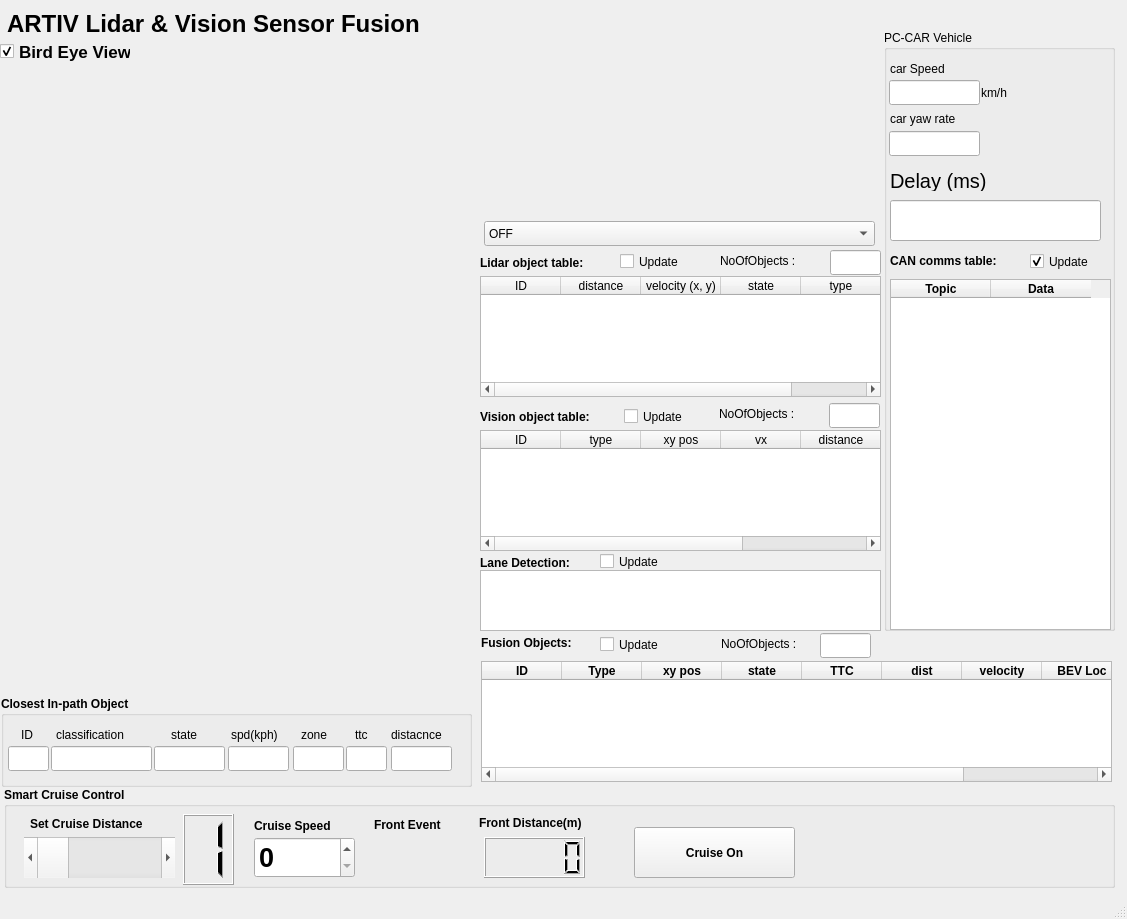
<?xml version="1.0" encoding="UTF-8"?>
<ui version="4.0">
 <class>MainWindow</class>
 <widget class="QMainWindow" name="MainWindow">
  <property name="geometry">
   <rect>
    <x>0</x>
    <y>0</y>
    <width>1127</width>
    <height>919</height>
   </rect>
  </property>
  <property name="palette">
   <palette>
    <active>
     <colorrole role="Base">
      <brush brushstyle="SolidPattern">
       <color alpha="255">
        <red>255</red>
        <green>255</green>
        <blue>255</blue>
       </color>
      </brush>
     </colorrole>
     <colorrole role="Window">
      <brush brushstyle="SolidPattern">
       <color alpha="255">
        <red>239</red>
        <green>239</green>
        <blue>239</blue>
       </color>
      </brush>
     </colorrole>
    </active>
    <inactive>
     <colorrole role="Base">
      <brush brushstyle="SolidPattern">
       <color alpha="255">
        <red>255</red>
        <green>255</green>
        <blue>255</blue>
       </color>
      </brush>
     </colorrole>
     <colorrole role="Window">
      <brush brushstyle="SolidPattern">
       <color alpha="255">
        <red>239</red>
        <green>239</green>
        <blue>239</blue>
       </color>
      </brush>
     </colorrole>
    </inactive>
    <disabled>
     <colorrole role="Base">
      <brush brushstyle="SolidPattern">
       <color alpha="255">
        <red>239</red>
        <green>239</green>
        <blue>239</blue>
       </color>
      </brush>
     </colorrole>
     <colorrole role="Window">
      <brush brushstyle="SolidPattern">
       <color alpha="255">
        <red>239</red>
        <green>239</green>
        <blue>239</blue>
       </color>
      </brush>
     </colorrole>
    </disabled>
   </palette>
  </property>
  <property name="windowTitle">
   <string>Sensor Fuse</string>
  </property>
  <property name="documentMode">
   <bool>false</bool>
  </property>
  <property name="tabShape">
   <enum>QTabWidget::Rounded</enum>
  </property>
  <widget class="QWidget" name="centralwidget">
   <widget class="QWidget" name="verticalLayoutWidget">
    <property name="geometry">
     <rect>
      <x>0</x>
      <y>70</y>
      <width>471</width>
      <height>621</height>
     </rect>
    </property>
    <layout class="QVBoxLayout" name="verticalLayout"/>
   </widget>
   <widget class="QLabel" name="label">
    <property name="geometry">
     <rect>
      <x>7</x>
      <y>8</y>
      <width>511</width>
      <height>31</height>
     </rect>
    </property>
    <property name="font">
     <font>
      <family>Ubuntu</family>
      <pointsize>18</pointsize>
      <weight>75</weight>
      <bold>true</bold>
      <strikeout>false</strikeout>
     </font>
    </property>
    <property name="text">
     <string>ARTIV Lidar &amp; Vision Sensor Fusion</string>
    </property>
   </widget>
   <widget class="QTableWidget" name="tableWidget">
    <property name="geometry">
     <rect>
      <x>480</x>
      <y>430</y>
      <width>401</width>
      <height>121</height>
     </rect>
    </property>
    <attribute name="horizontalHeaderDefaultSectionSize">
     <number>80</number>
    </attribute>
    <attribute name="horizontalHeaderShowSortIndicator" stdset="0">
     <bool>true</bool>
    </attribute>
    <attribute name="verticalHeaderShowSortIndicator" stdset="0">
     <bool>true</bool>
    </attribute>
    <column>
     <property name="text">
      <string>ID</string>
     </property>
    </column>
    <column>
     <property name="text">
      <string>type</string>
     </property>
    </column>
    <column>
     <property name="text">
      <string>xy pos</string>
     </property>
    </column>
    <column>
     <property name="text">
      <string>vx</string>
     </property>
    </column>
    <column>
     <property name="text">
      <string>distance</string>
     </property>
    </column>
    <column>
     <property name="text">
      <string>conf</string>
     </property>
    </column>
   </widget>
   <widget class="QLabel" name="label_2">
    <property name="geometry">
     <rect>
      <x>480</x>
      <y>406</y>
      <width>221</width>
      <height>21</height>
     </rect>
    </property>
    <property name="font">
     <font>
      <weight>75</weight>
      <bold>true</bold>
     </font>
    </property>
    <property name="text">
     <string>Vision object table:</string>
    </property>
   </widget>
   <widget class="QLabel" name="label_3">
    <property name="geometry">
     <rect>
      <x>480</x>
      <y>252</y>
      <width>221</width>
      <height>21</height>
     </rect>
    </property>
    <property name="font">
     <font>
      <weight>75</weight>
      <bold>true</bold>
     </font>
    </property>
    <property name="text">
     <string>Lidar object table:</string>
    </property>
   </widget>
   <widget class="QTableWidget" name="tableWidget_2">
    <property name="geometry">
     <rect>
      <x>480</x>
      <y>276</y>
      <width>401</width>
      <height>121</height>
     </rect>
    </property>
    <property name="sortingEnabled">
     <bool>true</bool>
    </property>
    <attribute name="horizontalHeaderDefaultSectionSize">
     <number>80</number>
    </attribute>
    <column>
     <property name="text">
      <string>ID</string>
     </property>
    </column>
    <column>
     <property name="text">
      <string>distance</string>
     </property>
    </column>
    <column>
     <property name="text">
      <string>velocity (x, y)</string>
     </property>
    </column>
    <column>
     <property name="text">
      <string>state</string>
     </property>
    </column>
    <column>
     <property name="text">
      <string>type</string>
     </property>
    </column>
   </widget>
   <widget class="QLabel" name="label_4">
    <property name="geometry">
     <rect>
      <x>484</x>
      <y>21</y>
      <width>391</width>
      <height>201</height>
     </rect>
    </property>
    <property name="text">
     <string>&lt;html&gt;&lt;head/&gt;&lt;body&gt;&lt;p align=&quot;center&quot;&gt;&lt;img src=&quot;:/newPrefix/67869616.png&quot; width=&quot;160&quot;/&gt;&lt;/p&gt;&lt;/body&gt;&lt;/html&gt;</string>
    </property>
    <property name="scaledContents">
     <bool>false</bool>
    </property>
   </widget>
   <widget class="QCheckBox" name="checkBox">
    <property name="geometry">
     <rect>
      <x>0</x>
      <y>40</y>
      <width>131</width>
      <height>23</height>
     </rect>
    </property>
    <property name="font">
     <font>
      <pointsize>13</pointsize>
      <weight>75</weight>
      <bold>true</bold>
     </font>
    </property>
    <property name="text">
     <string>Bird Eye View</string>
    </property>
    <property name="checked">
     <bool>true</bool>
    </property>
   </widget>
   <widget class="QLineEdit" name="lineEdit">
    <property name="geometry">
     <rect>
      <x>889</x>
      <y>80</y>
      <width>91</width>
      <height>25</height>
     </rect>
    </property>
   </widget>
   <widget class="QLineEdit" name="lineEdit_2">
    <property name="geometry">
     <rect>
      <x>889</x>
      <y>131</y>
      <width>91</width>
      <height>25</height>
     </rect>
    </property>
   </widget>
   <widget class="QLabel" name="label_5">
    <property name="geometry">
     <rect>
      <x>890</x>
      <y>60</y>
      <width>67</width>
      <height>17</height>
     </rect>
    </property>
    <property name="text">
     <string>car Speed</string>
    </property>
   </widget>
   <widget class="QLabel" name="label_6">
    <property name="geometry">
     <rect>
      <x>890</x>
      <y>110</y>
      <width>91</width>
      <height>17</height>
     </rect>
    </property>
    <property name="text">
     <string>car yaw rate</string>
    </property>
   </widget>
   <widget class="QGroupBox" name="groupBox">
    <property name="geometry">
     <rect>
      <x>1</x>
      <y>696</y>
      <width>471</width>
      <height>91</height>
     </rect>
    </property>
    <property name="font">
     <font>
      <weight>75</weight>
      <bold>true</bold>
     </font>
    </property>
    <property name="title">
     <string>Closest In-path Object</string>
    </property>
    <widget class="QLabel" name="label_14">
     <property name="geometry">
      <rect>
       <x>20</x>
       <y>30</y>
       <width>21</width>
       <height>17</height>
      </rect>
     </property>
     <property name="font">
      <font>
       <weight>50</weight>
       <bold>false</bold>
      </font>
     </property>
     <property name="text">
      <string>ID</string>
     </property>
    </widget>
    <widget class="QLabel" name="label_15">
     <property name="geometry">
      <rect>
       <x>55</x>
       <y>30</y>
       <width>91</width>
       <height>17</height>
      </rect>
     </property>
     <property name="font">
      <font>
       <weight>50</weight>
       <bold>false</bold>
      </font>
     </property>
     <property name="text">
      <string>classification</string>
     </property>
    </widget>
    <widget class="QLabel" name="label_16">
     <property name="geometry">
      <rect>
       <x>170</x>
       <y>30</y>
       <width>41</width>
       <height>17</height>
      </rect>
     </property>
     <property name="font">
      <font>
       <weight>50</weight>
       <bold>false</bold>
      </font>
     </property>
     <property name="text">
      <string>state</string>
     </property>
    </widget>
    <widget class="QLabel" name="label_17">
     <property name="geometry">
      <rect>
       <x>230</x>
       <y>30</y>
       <width>61</width>
       <height>17</height>
      </rect>
     </property>
     <property name="font">
      <font>
       <weight>50</weight>
       <bold>false</bold>
      </font>
     </property>
     <property name="text">
      <string>spd(kph)</string>
     </property>
    </widget>
    <widget class="QLabel" name="label_18">
     <property name="geometry">
      <rect>
       <x>300</x>
       <y>30</y>
       <width>41</width>
       <height>17</height>
      </rect>
     </property>
     <property name="font">
      <font>
       <weight>50</weight>
       <bold>false</bold>
      </font>
     </property>
     <property name="text">
      <string>zone</string>
     </property>
    </widget>
    <widget class="QLabel" name="label_19">
     <property name="geometry">
      <rect>
       <x>354</x>
       <y>30</y>
       <width>21</width>
       <height>17</height>
      </rect>
     </property>
     <property name="font">
      <font>
       <weight>50</weight>
       <bold>false</bold>
      </font>
     </property>
     <property name="text">
      <string>ttc</string>
     </property>
    </widget>
    <widget class="QLabel" name="label_20">
     <property name="geometry">
      <rect>
       <x>390</x>
       <y>30</y>
       <width>71</width>
       <height>17</height>
      </rect>
     </property>
     <property name="font">
      <font>
       <weight>50</weight>
       <bold>false</bold>
      </font>
     </property>
     <property name="text">
      <string>distacnce</string>
     </property>
    </widget>
    <widget class="QLineEdit" name="lineEdit_6">
     <property name="geometry">
      <rect>
       <x>7</x>
       <y>50</y>
       <width>41</width>
       <height>25</height>
      </rect>
     </property>
    </widget>
    <widget class="QLineEdit" name="lineEdit_7">
     <property name="geometry">
      <rect>
       <x>50</x>
       <y>50</y>
       <width>101</width>
       <height>25</height>
      </rect>
     </property>
    </widget>
    <widget class="QLineEdit" name="lineEdit_8">
     <property name="geometry">
      <rect>
       <x>153</x>
       <y>50</y>
       <width>71</width>
       <height>25</height>
      </rect>
     </property>
    </widget>
    <widget class="QLineEdit" name="lineEdit_9">
     <property name="geometry">
      <rect>
       <x>227</x>
       <y>50</y>
       <width>61</width>
       <height>25</height>
      </rect>
     </property>
    </widget>
    <widget class="QLineEdit" name="lineEdit_10">
     <property name="geometry">
      <rect>
       <x>292</x>
       <y>50</y>
       <width>51</width>
       <height>25</height>
      </rect>
     </property>
    </widget>
    <widget class="QLineEdit" name="lineEdit_11">
     <property name="geometry">
      <rect>
       <x>345</x>
       <y>50</y>
       <width>41</width>
       <height>25</height>
      </rect>
     </property>
    </widget>
    <widget class="QLineEdit" name="lineEdit_12">
     <property name="geometry">
      <rect>
       <x>390</x>
       <y>50</y>
       <width>61</width>
       <height>25</height>
      </rect>
     </property>
    </widget>
   </widget>
   <widget class="QLabel" name="label_7">
    <property name="geometry">
     <rect>
      <x>481</x>
      <y>632</y>
      <width>221</width>
      <height>21</height>
     </rect>
    </property>
    <property name="font">
     <font>
      <weight>75</weight>
      <bold>true</bold>
     </font>
    </property>
    <property name="text">
     <string>Fusion Objects:</string>
    </property>
   </widget>
   <widget class="QTableWidget" name="tableWidget_3">
    <property name="geometry">
     <rect>
      <x>481</x>
      <y>661</y>
      <width>631</width>
      <height>121</height>
     </rect>
    </property>
    <property name="font">
     <font>
      <weight>75</weight>
      <bold>true</bold>
     </font>
    </property>
    <attribute name="horizontalHeaderDefaultSectionSize">
     <number>80</number>
    </attribute>
    <attribute name="horizontalHeaderShowSortIndicator" stdset="0">
     <bool>true</bool>
    </attribute>
    <attribute name="verticalHeaderShowSortIndicator" stdset="0">
     <bool>false</bool>
    </attribute>
    <column>
     <property name="text">
      <string>ID</string>
     </property>
    </column>
    <column>
     <property name="text">
      <string>Type</string>
     </property>
    </column>
    <column>
     <property name="text">
      <string>xy pos</string>
     </property>
    </column>
    <column>
     <property name="text">
      <string>state</string>
     </property>
    </column>
    <column>
     <property name="text">
      <string>TTC</string>
     </property>
    </column>
    <column>
     <property name="text">
      <string>dist</string>
     </property>
    </column>
    <column>
     <property name="text">
      <string>velocity</string>
     </property>
    </column>
    <column>
     <property name="text">
      <string>BEV Loc</string>
     </property>
    </column>
    <column>
     <property name="text">
      <string>Origin</string>
     </property>
    </column>
   </widget>
   <widget class="QLineEdit" name="lineEdit_3">
    <property name="geometry">
     <rect>
      <x>830</x>
      <y>250</y>
      <width>51</width>
      <height>25</height>
     </rect>
    </property>
   </widget>
   <widget class="QLabel" name="label_8">
    <property name="geometry">
     <rect>
      <x>720</x>
      <y>251</y>
      <width>101</width>
      <height>20</height>
     </rect>
    </property>
    <property name="text">
     <string>NoOfObjects : </string>
    </property>
   </widget>
   <widget class="QLineEdit" name="lineEdit_4">
    <property name="geometry">
     <rect>
      <x>829</x>
      <y>403</y>
      <width>51</width>
      <height>25</height>
     </rect>
    </property>
   </widget>
   <widget class="QLabel" name="label_9">
    <property name="geometry">
     <rect>
      <x>719</x>
      <y>404</y>
      <width>101</width>
      <height>20</height>
     </rect>
    </property>
    <property name="text">
     <string>NoOfObjects : </string>
    </property>
   </widget>
   <widget class="QLabel" name="label_10">
    <property name="geometry">
     <rect>
      <x>721</x>
      <y>634</y>
      <width>101</width>
      <height>20</height>
     </rect>
    </property>
    <property name="text">
     <string>NoOfObjects : </string>
    </property>
   </widget>
   <widget class="QLineEdit" name="lineEdit_5">
    <property name="geometry">
     <rect>
      <x>820</x>
      <y>633</y>
      <width>51</width>
      <height>25</height>
     </rect>
    </property>
   </widget>
   <widget class="QTableWidget" name="tableWidget_4">
    <property name="geometry">
     <rect>
      <x>480</x>
      <y>570</y>
      <width>401</width>
      <height>61</height>
     </rect>
    </property>
    <property name="font">
     <font>
      <weight>75</weight>
      <bold>true</bold>
     </font>
    </property>
   </widget>
   <widget class="QLabel" name="label_11">
    <property name="geometry">
     <rect>
      <x>480</x>
      <y>552</y>
      <width>221</width>
      <height>21</height>
     </rect>
    </property>
    <property name="font">
     <font>
      <weight>75</weight>
      <bold>true</bold>
     </font>
    </property>
    <property name="text">
     <string>Lane Detection:</string>
    </property>
   </widget>
   <widget class="QLabel" name="label_12">
    <property name="geometry">
     <rect>
      <x>981</x>
      <y>84</y>
      <width>67</width>
      <height>17</height>
     </rect>
    </property>
    <property name="text">
     <string>km/h</string>
    </property>
   </widget>
   <widget class="QLabel" name="label_13">
    <property name="geometry">
     <rect>
      <x>890</x>
      <y>250</y>
      <width>221</width>
      <height>21</height>
     </rect>
    </property>
    <property name="font">
     <font>
      <weight>75</weight>
      <bold>true</bold>
     </font>
    </property>
    <property name="text">
     <string>CAN comms table:</string>
    </property>
   </widget>
   <widget class="QCheckBox" name="checkBox_2">
    <property name="geometry">
     <rect>
      <x>620</x>
      <y>250</y>
      <width>92</width>
      <height>23</height>
     </rect>
    </property>
    <property name="text">
     <string>Update</string>
    </property>
    <property name="checked">
     <bool>false</bool>
    </property>
   </widget>
   <widget class="QCheckBox" name="checkBox_3">
    <property name="geometry">
     <rect>
      <x>624</x>
      <y>405</y>
      <width>92</width>
      <height>23</height>
     </rect>
    </property>
    <property name="text">
     <string>Update</string>
    </property>
   </widget>
   <widget class="QCheckBox" name="checkBox_4">
    <property name="geometry">
     <rect>
      <x>600</x>
      <y>633</y>
      <width>92</width>
      <height>23</height>
     </rect>
    </property>
    <property name="text">
     <string>Update</string>
    </property>
   </widget>
   <widget class="QCheckBox" name="checkBox_5">
    <property name="geometry">
     <rect>
      <x>600</x>
      <y>550</y>
      <width>92</width>
      <height>23</height>
     </rect>
    </property>
    <property name="text">
     <string>Update</string>
    </property>
   </widget>
   <widget class="QCheckBox" name="checkBox_6">
    <property name="geometry">
     <rect>
      <x>1030</x>
      <y>250</y>
      <width>92</width>
      <height>23</height>
     </rect>
    </property>
    <property name="text">
     <string>Update</string>
    </property>
    <property name="checked">
     <bool>true</bool>
    </property>
   </widget>
   <widget class="QLabel" name="label_21">
    <property name="geometry">
     <rect>
      <x>890</x>
      <y>170</y>
      <width>111</width>
      <height>21</height>
     </rect>
    </property>
    <property name="font">
     <font>
      <pointsize>15</pointsize>
     </font>
    </property>
    <property name="text">
     <string>Delay (ms)</string>
    </property>
   </widget>
   <widget class="QLineEdit" name="lineEdit_13">
    <property name="geometry">
     <rect>
      <x>890</x>
      <y>200</y>
      <width>211</width>
      <height>41</height>
     </rect>
    </property>
    <property name="font">
     <font>
      <pointsize>14</pointsize>
     </font>
    </property>
    <property name="text">
     <string/>
    </property>
   </widget>
   <widget class="QGroupBox" name="groupBox_2">
    <property name="geometry">
     <rect>
      <x>884</x>
      <y>30</y>
      <width>231</width>
      <height>601</height>
     </rect>
    </property>
    <property name="title">
     <string>PC-CAR Vehicle</string>
    </property>
    <widget class="QTableWidget" name="tableWidget_5">
     <property name="geometry">
      <rect>
       <x>6</x>
       <y>249</y>
       <width>221</width>
       <height>351</height>
      </rect>
     </property>
     <property name="font">
      <font>
       <weight>75</weight>
       <bold>true</bold>
      </font>
     </property>
     <column>
      <property name="text">
       <string>Topic</string>
      </property>
     </column>
     <column>
      <property name="text">
       <string>Data</string>
      </property>
     </column>
    </widget>
   </widget>
   <widget class="QComboBox" name="comboBox">
    <property name="geometry">
     <rect>
      <x>484</x>
      <y>221</y>
      <width>391</width>
      <height>25</height>
     </rect>
    </property>
    <item>
     <property name="text">
      <string>OFF</string>
     </property>
    </item>
    <item>
     <property name="text">
      <string>/image</string>
     </property>
    </item>
    <item>
     <property name="text">
      <string>/TRT_yolov3/result_image</string>
     </property>
    </item>
   </widget>
   <widget class="QGroupBox" name="groupBox_3">
    <property name="geometry">
     <rect>
      <x>4</x>
      <y>787</y>
      <width>1111</width>
      <height>101</height>
     </rect>
    </property>
    <property name="font">
     <font>
      <weight>75</weight>
      <bold>true</bold>
     </font>
    </property>
    <property name="title">
     <string>Smart Cruise Control</string>
    </property>
    <widget class="QLabel" name="label_25">
     <property name="geometry">
      <rect>
       <x>475</x>
       <y>28</y>
       <width>131</width>
       <height>16</height>
      </rect>
     </property>
     <property name="text">
      <string>Front Distance(m)</string>
     </property>
    </widget>
    <widget class="QSpinBox" name="spinBox">
     <property name="geometry">
      <rect>
       <x>250</x>
       <y>50</y>
       <width>101</width>
       <height>41</height>
      </rect>
     </property>
     <property name="font">
      <font>
       <pointsize>20</pointsize>
      </font>
     </property>
    </widget>
    <widget class="QLCDNumber" name="lcdNumber">
     <property name="geometry">
      <rect>
       <x>480</x>
       <y>50</y>
       <width>101</width>
       <height>41</height>
      </rect>
     </property>
    </widget>
    <widget class="QScrollBar" name="horizontalScrollBar">
     <property name="geometry">
      <rect>
       <x>20</x>
       <y>50</y>
       <width>151</width>
       <height>41</height>
      </rect>
     </property>
     <property name="minimum">
      <number>1</number>
     </property>
     <property name="maximum">
      <number>4</number>
     </property>
     <property name="pageStep">
      <number>1</number>
     </property>
     <property name="orientation">
      <enum>Qt::Horizontal</enum>
     </property>
    </widget>
    <widget class="QLabel" name="label_26">
     <property name="geometry">
      <rect>
       <x>250</x>
       <y>30</y>
       <width>91</width>
       <height>17</height>
      </rect>
     </property>
     <property name="text">
      <string>Cruise Speed</string>
     </property>
    </widget>
    <widget class="QLabel" name="label_23">
     <property name="geometry">
      <rect>
       <x>26</x>
       <y>28</y>
       <width>171</width>
       <height>17</height>
      </rect>
     </property>
     <property name="text">
      <string>Set Cruise Distance</string>
     </property>
    </widget>
    <widget class="QLabel" name="label_24">
     <property name="geometry">
      <rect>
       <x>370</x>
       <y>30</y>
       <width>101</width>
       <height>16</height>
      </rect>
     </property>
     <property name="text">
      <string>Front Event</string>
     </property>
    </widget>
    <widget class="QLabel" name="label_22">
     <property name="geometry">
      <rect>
       <x>390</x>
       <y>50</y>
       <width>61</width>
       <height>41</height>
      </rect>
     </property>
     <property name="text">
      <string/>
     </property>
     <property name="pixmap">
      <pixmap resource="rsc_data.qrc">:/newPrefix/kia-Advanced-Smart-Cruise-radar-dashboard-warning-light.jpg</pixmap>
     </property>
     <property name="scaledContents">
      <bool>true</bool>
     </property>
    </widget>
    <widget class="QPushButton" name="pushButton">
     <property name="geometry">
      <rect>
       <x>630</x>
       <y>40</y>
       <width>161</width>
       <height>51</height>
      </rect>
     </property>
     <property name="text">
      <string>Cruise On</string>
     </property>
     <property name="checkable">
      <bool>true</bool>
     </property>
    </widget>
    <widget class="QLCDNumber" name="lcdNumber_2">
     <property name="geometry">
      <rect>
       <x>179</x>
       <y>27</y>
       <width>51</width>
       <height>71</height>
      </rect>
     </property>
     <property name="digitCount">
      <number>1</number>
     </property>
     <property name="intValue" stdset="0">
      <number>1</number>
     </property>
    </widget>
   </widget>
   <zorder>groupBox_2</zorder>
   <zorder>verticalLayoutWidget</zorder>
   <zorder>label</zorder>
   <zorder>tableWidget</zorder>
   <zorder>label_2</zorder>
   <zorder>label_3</zorder>
   <zorder>tableWidget_2</zorder>
   <zorder>label_4</zorder>
   <zorder>checkBox</zorder>
   <zorder>lineEdit</zorder>
   <zorder>lineEdit_2</zorder>
   <zorder>label_5</zorder>
   <zorder>label_6</zorder>
   <zorder>groupBox</zorder>
   <zorder>label_7</zorder>
   <zorder>tableWidget_3</zorder>
   <zorder>lineEdit_3</zorder>
   <zorder>label_8</zorder>
   <zorder>lineEdit_4</zorder>
   <zorder>label_9</zorder>
   <zorder>label_10</zorder>
   <zorder>lineEdit_5</zorder>
   <zorder>tableWidget_4</zorder>
   <zorder>label_11</zorder>
   <zorder>label_12</zorder>
   <zorder>label_13</zorder>
   <zorder>checkBox_2</zorder>
   <zorder>checkBox_3</zorder>
   <zorder>checkBox_4</zorder>
   <zorder>checkBox_5</zorder>
   <zorder>checkBox_6</zorder>
   <zorder>label_21</zorder>
   <zorder>lineEdit_13</zorder>
   <zorder>comboBox</zorder>
   <zorder>groupBox_3</zorder>
  </widget>
  <widget class="QStatusBar" name="statusbar"/>
 </widget>
 <resources>
  <include location="rsc_data.qrc"/>
 </resources>
 <connections/>
</ui>
